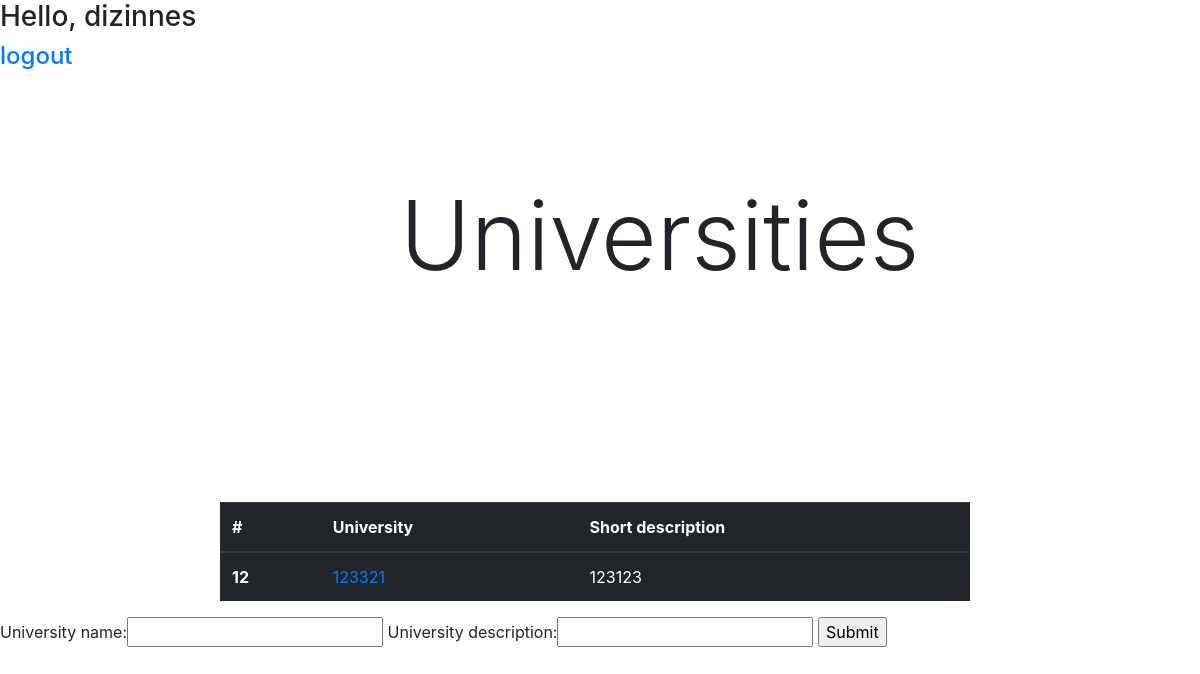
Before: / (signed in) with the older database file.
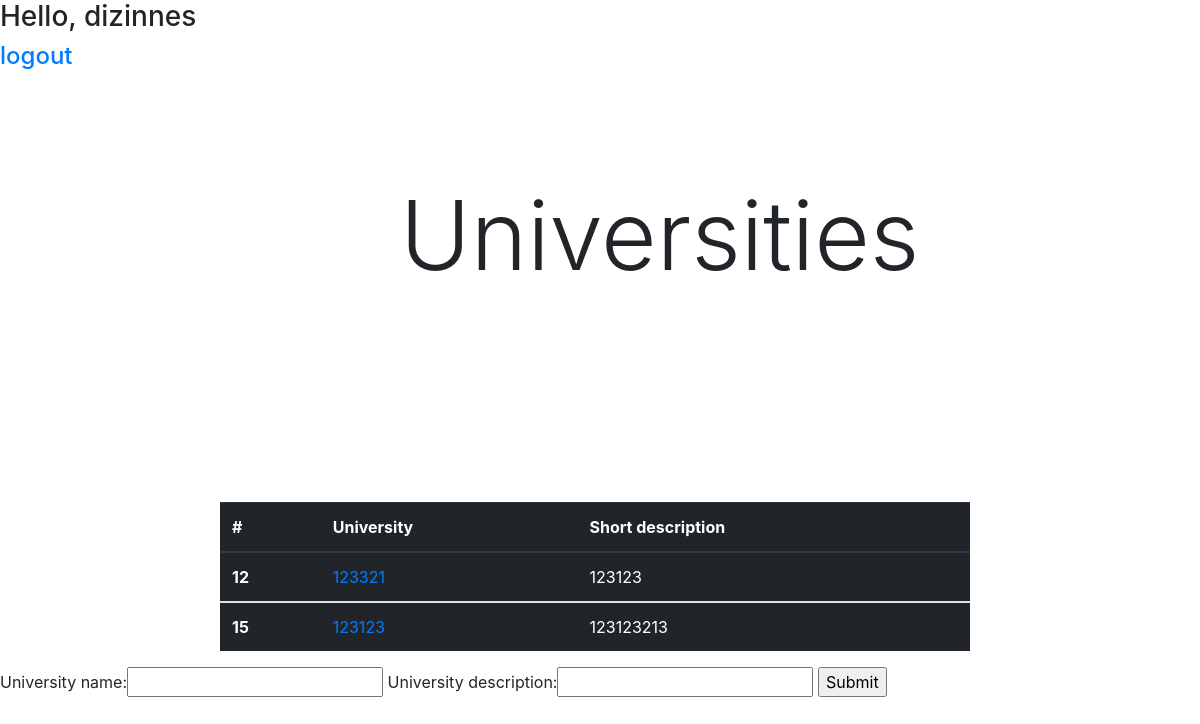
After: the same page with the newer database file.
### university/models.py (models this page shows, shortened)
class University(models.Model):
    university_name = models.CharField(max_length=32)
    university_description = models.CharField(max_length=200)

### university/views.py (the view)
# urls.py: path('', views.main, name='index'),
@login_required(login_url='/sign-in')
def main(request) -> render:
    form = UniversityForm()
    if request.method == 'POST':
        print(request.POST)
        form = UniversityForm(request.POST)
        if form.is_valid():
            form.save()
    database = University.objects.all()
    context = {'university': database,
               'form': form}
    return render(request, 'university/index.html', context)

### university/forms.py
class UniversityForm(ModelForm):
    class Meta:
        model = University
        fields = '__all__'

### university/templates/university/index.html (shortened to what this page needs)
{% extends 'base.html' %}
{% block head %}
    {% load static %}
    <link rel="stylesheet" href="{% static 'university/style.css' %}">
{% endblock %}
{% block body %}
    <div class="main_h1__text">
        <h1 class="display-1">Universities</h1>
    </div>
    <div class="main_table">
        <table class="table table-hover table-dark">
            <thead>
            <tr>
                <th scope="col">#</th>
                <th scope="col">University</th>
                <th scope="col">Short description</th>
            </tr>
            </thead>
            {% for data_from_databases in university %}
                <tbody>
                <tr>
                    <th scope="row">{{ data_from_databases.id }}</th>
                    <td><a href="/university/{{ data_from_databases.id }}">{{ data_from_databases.university_name }}</a>
                    </td>
                    <td>{{ data_from_databases.university_description }}</td>
                </tr>
                </tbody>
            {% endfor %}
        </table>
    </div>
    <div>
        <form action="" method="POST">
            {{ form }}
            <input type="submit">
        </form>
    </div>
{% endblock %}

### university/templates/base.html (shortened to what this page needs)
<!DOCTYPE html>
<html lang="en">
<head>
    <link rel="stylesheet" href="https://stackpath.bootstrapcdn.com/bootstrap/4.1.3/css/bootstrap.min.css"
>
    {% block head %}
    {% endblock %}
</head>
<body>
<div>
    <h3>Hello, {{ request.user }}</h3>
    <h4><a href="{% url 'logout' %}">logout</a></h4>
</div>
{% block body %}
{% endblock %}
</body>
</html>

### university/static/university/style.css (style rules this page uses)
.main_table { width: 90%; padding: 200px 110px 0px 220px; }
.main_h1__text { padding: 100px 0px 0px 400px; }

Changed rows visible on the page:
added University: id "15", university_name "123123", university_description "123123213"
